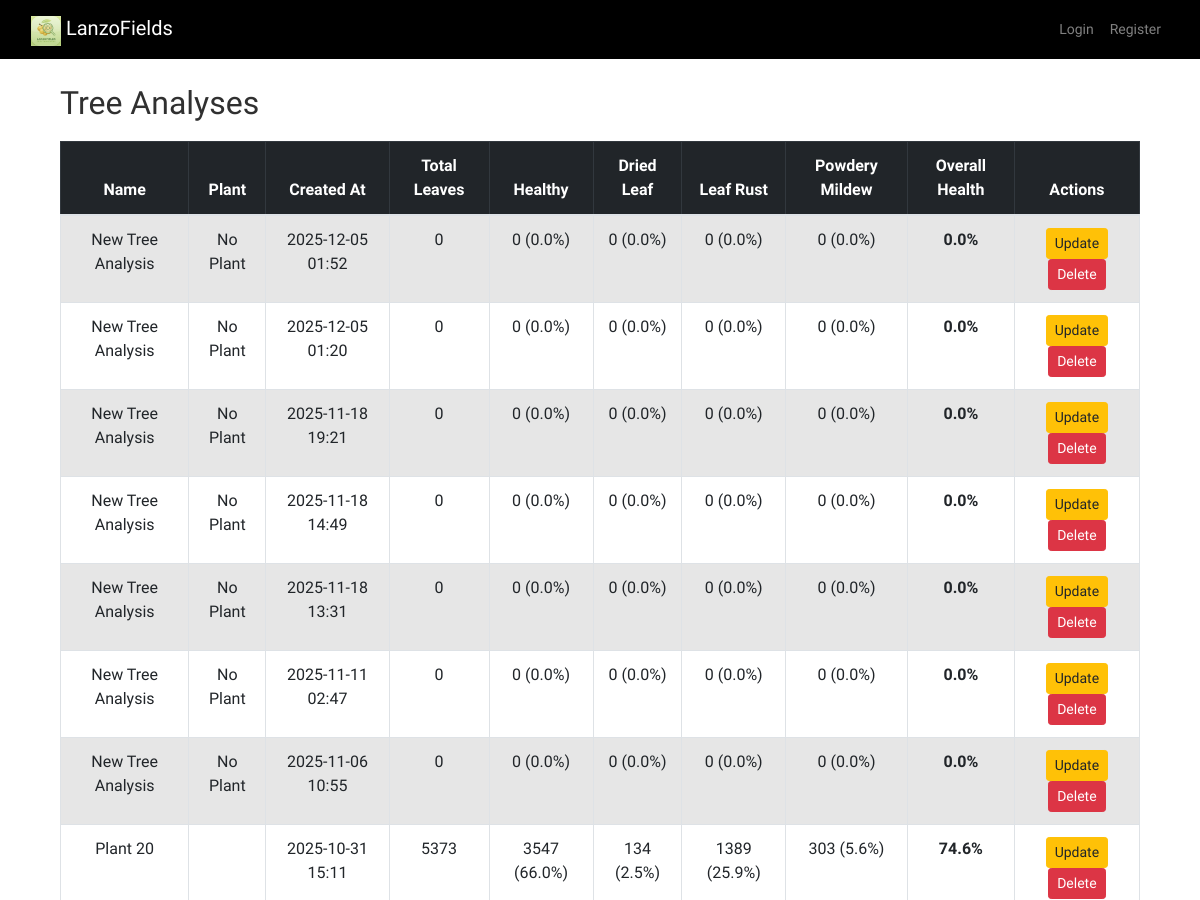
Before: /tree-analyses/ (upper part) with the older database file.
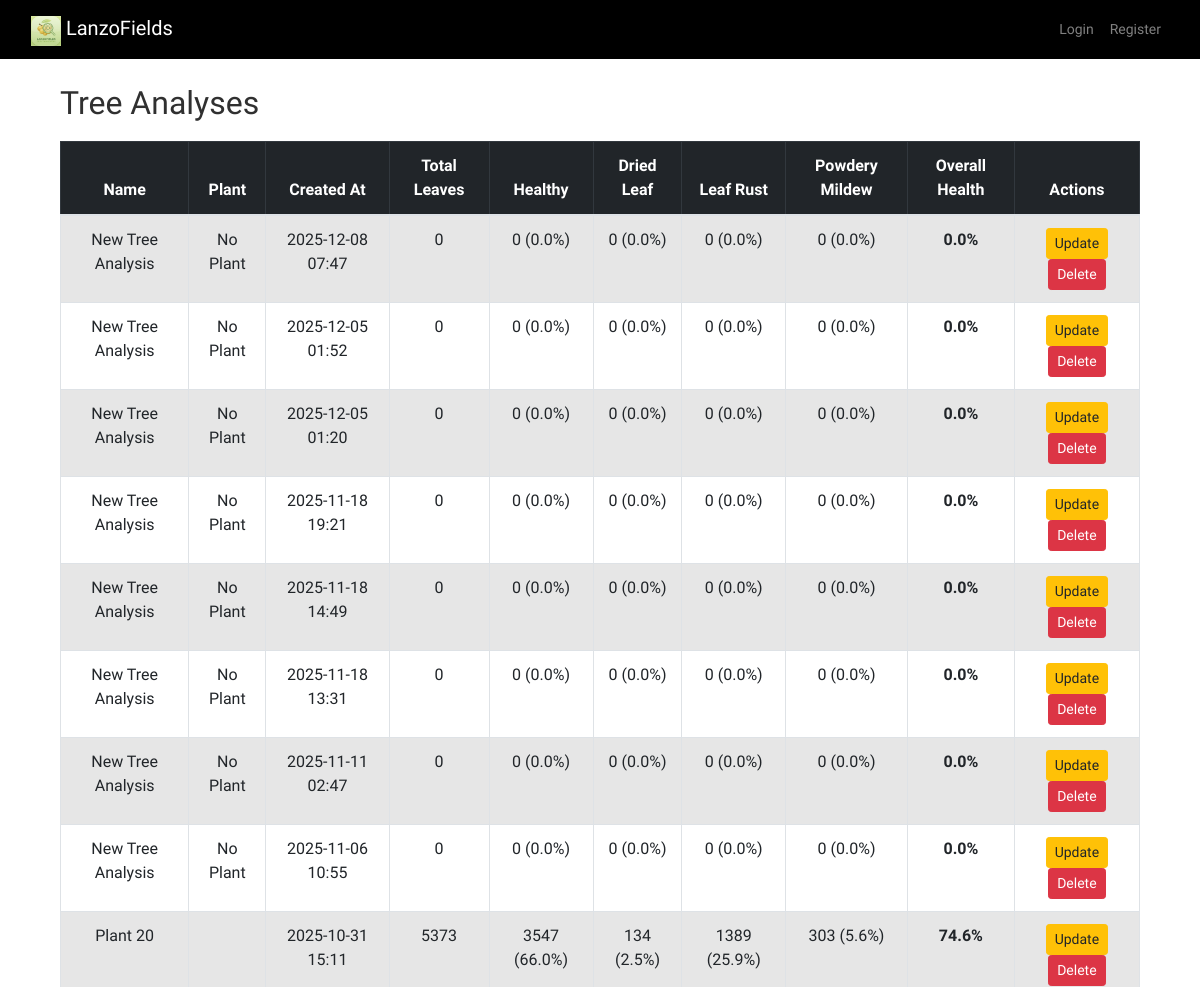
After: the same page with the newer database file.
### dashboard/models.py (models this page shows, shortened)
class TreeAnalysis(models.Model):
    plant = models.ForeignKey(
        'dashboard.Plant',
        on_delete=models.CASCADE,
        related_name='tree_analyses',
        null=True,
        blank=True
    )
    name = models.CharField(max_length=100, default="Unnamed Tree")
    created_at = models.DateTimeField(auto_now_add=False, default=timezone.now)
    completed_at = models.DateTimeField(null=True, blank=True)
    is_completed = models.BooleanField(default=False)
    dried_leaf_confidence = models.FloatField(default=0)
    healthy_percentage = models.FloatField(default=0)
    dried_leaf_percentage = models.FloatField(default=0)
    leaf_rust_percentage = models.FloatField(default=0)
    powdery_mildew_percentage = models.FloatField(default=0)
    overall_health = models.FloatField(default=0)  # 0–100 scale
    total_leaves = models.PositiveIntegerField(default=0)
    healthy_count = models.PositiveIntegerField(default=0)
    dried_leaf_count = models.PositiveIntegerField(default=0)
    leaf_rust_count = models.PositiveIntegerField(default=0)
    powdery_mildew_count = models.PositiveIntegerField(default=0)
    notes = models.TextField(blank=True, null=True)
    class Meta:
        ordering = ['-created_at']
        verbose_name_plural = "Tree Analyses"

### dashboard/views.py (the view)
# urls.py: path('tree-analyses/', views.tree_analysis_list, name='tree_analysis_list'),
def tree_analysis_list(request):
    analyses = TreeAnalysis.objects.all()  # pwede mo lagyan ng filter if needed
    return render(request, 'dashboard/tree_analysis_list.html', {'analyses': analyses})

### dashboard/templates/dashboard/tree_analysis_list.html
{% extends 'dashboard/base.html' %}
{% block content %}
<div class="container mt-4">
    <h2 class="mb-3">Tree Analyses</h2>
    {% if analyses %}
    <div class="table-responsive">
        <table class="table table-bordered table-striped text-center align-middle">
            <thead class="table-dark">
                <tr>
                    <th>Name</th>
                    <th>Plant</th>
                    <th>Created At</th>
                    <th>Total Leaves</th>
                    <th>Healthy</th>
                    <th>Dried Leaf</th>
                    <th>Leaf Rust</th>
                    <th>Powdery Mildew</th>
                    <th>Overall Health</th>
                    <th>Actions</th>
                </tr>
            </thead>
            <tbody>
                {% for analysis in analyses %}
                <tr>
                    <td>{{ analysis.name }}</td>
                    <td>
                        {% if analysis.plant %}
                            {{ analysis.plant.name }}
                        {% else %}
                            No Plant
                        {% endif %}
                    </td>
                    <td>{{ analysis.created_at|date:"Y-m-d H:i" }}</td>
                    <td>{{ analysis.total_leaves }}</td>
                    <td>{{ analysis.healthy_count }} ({{ analysis.healthy_percentage|floatformat:1 }}%)</td>
                    <td>{{ analysis.dried_leaf_count }} ({{ analysis.dried_leaf_percentage|floatformat:1 }}%)</td>
                    <td>{{ analysis.leaf_rust_count }} ({{ analysis.leaf_rust_percentage|floatformat:1 }}%)</td>
                    <td>{{ analysis.powdery_mildew_count }} ({{ analysis.powdery_mildew_percentage|floatformat:1 }}%)</td>
                    <td><strong>{{ analysis.overall_health|floatformat:1 }}%</strong></td>
                    <td>
                        <a href="{% url 'update_tree_analysis' analysis.id %}" class="btn btn-sm btn-warning">Update</a>
                        <a href="{% url 'delete_tree_analysis' analysis.id %}"
                           class="btn btn-sm btn-danger"
                           onclick="return confirm('Are you sure you want to delete this analysis?');">
                           Delete
                        </a>
                    </td>
                </tr>
                {% endfor %}
            </tbody>
        </table>
    </div>
    {% else %}
    <div class="alert alert-info">No tree analyses found.</div>
    {% endif %}
</div>
{% endblock %}

Changed rows visible on the page:
added TreeAnalysis: name "New Tree Analysis", shows "No Plant", created_at "2025-12-08 07:47", total_leaves "0", healthy_count "0", healthy_percentage "0.0", dried_leaf_count "0", dried_leaf_percentage "0.0", leaf_rust_count "0", leaf_rust_percentage "0.0", powdery_mildew_count "0", powdery_mildew_percentage "0.0", overall_health "0.0"
